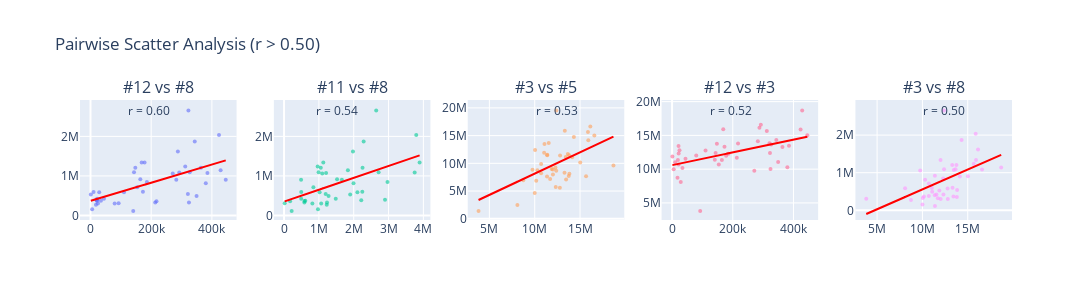

Write notebook code for a chart like this one.
### Code cell
f.plot_high_correlation_pairs(pivoted_data)
